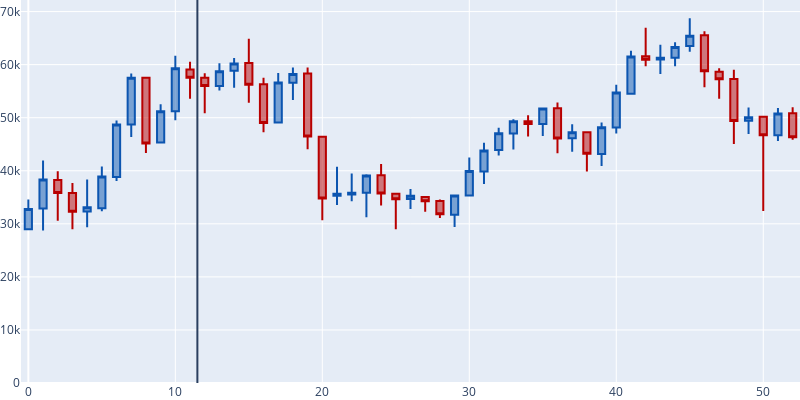

Notebook code cell kept with this figure:
### Code cell
fig = go.Figure(data=[go.Candlestick(x=df_weekly.index,
                open=df_weekly['BTCUSD_open'], high=df_weekly['BTCUSD_high'],
                low=df_weekly['BTCUSD_low'], close=df_weekly['BTCUSD_close'],
                increasing_line_color = '#0c55b0', decreasing_line_color= '#b80000'
                )])

fig.update_layout(xaxis_rangeslider_visible=False,
                 margin=dict(l=0, r=0, t=0, b=0),
                 height=400,width=800,
                 shapes = [#dict(x0=4.5, x1=4.5, y0=0, y1=df_weekly.BTCUSD_high.max()*1.05, xref='x', yref='paper',line_width=2),
                           dict(x0=11.5, x1=11.5, y0=0, y1=df_weekly.BTCUSD_high.max()*1.05, xref='x', yref='paper',line_width=2),
                           #dict(x0=42.5, x1=42.5, y0=0, y1=df_weekly.BTCUSD_high.max()*1.05, xref='x', yref='paper',line_width=2),
                           #dict(x0=49.5, x1=49.5, y0=0, y1=df_weekly.BTCUSD_high.max()*1.05, xref='x', yref='paper',line_width=2)
                          ]
                 )

fig.update_yaxes(range=(0,df_weekly.BTCUSD_high.max()*1.05))
fig.show()
fig.write_image("btc_candle.jpeg")
